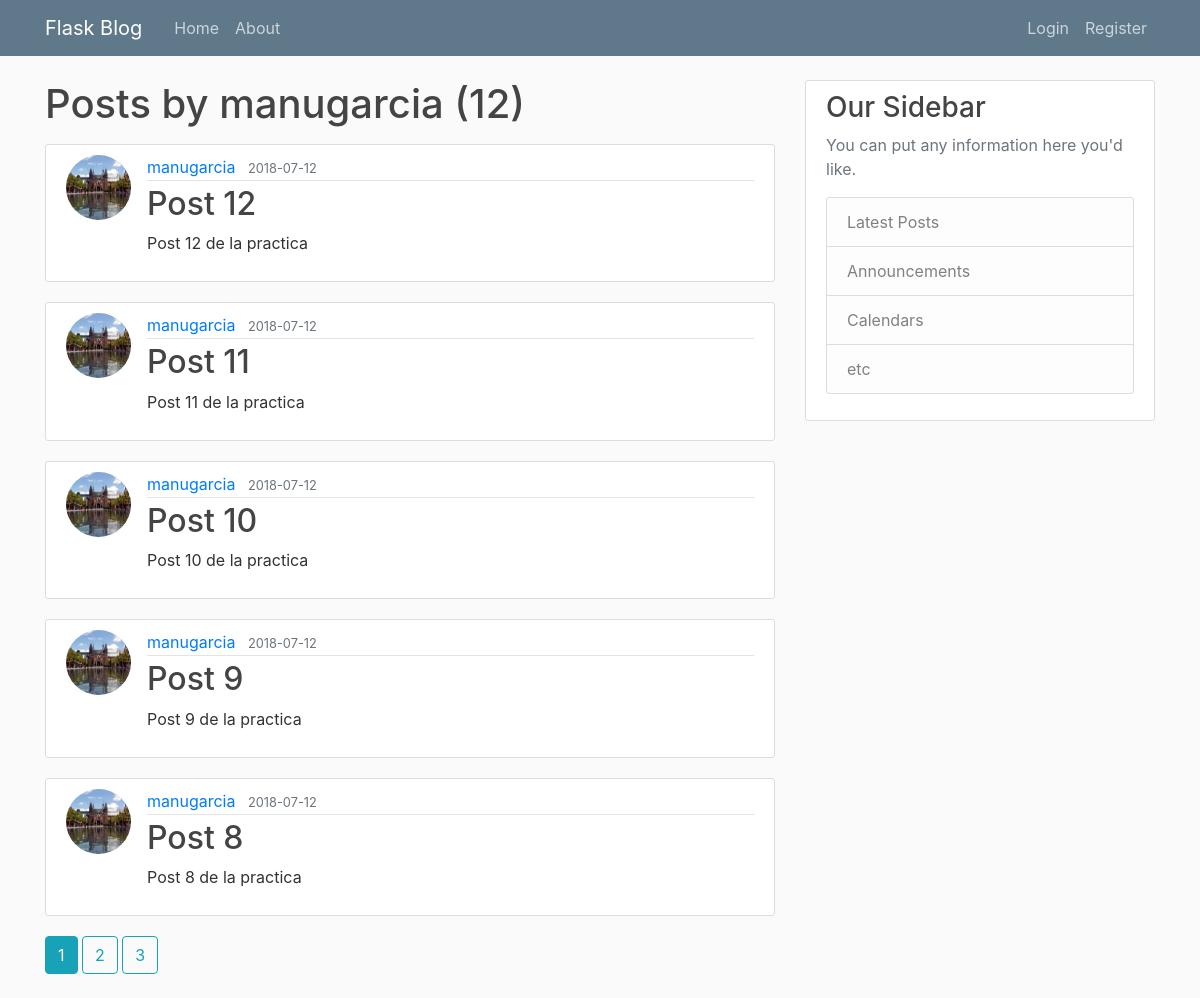
Page /user/manugarcia on the committed database.
### app/models.py (models this page shows, shortened)
class User(db.Model, UserMixin):
    id = db.Column(db.Integer, primary_key=True)
    username = db.Column(db.String(20), unique=True, nullable=False)
    email = db.Column(db.String(120), unique=True, nullable=False)
    image_file = db.Column(db.String(20), nullable=False,
                           default='default.jpg')
    password = db.Column(db.String(60), nullable=False)
    posts = db.relationship('Post', backref='author', lazy=True)

class Post(db.Model):
    id = db.Column(db.Integer, primary_key=True)
    title = db.Column(db.String(100), nullable=False)
    date_posted = db.Column(db.DateTime, nullable=False,
                            default=datetime.utcnow)
    content = db.Column(db.Text, nullable=False)
    user_id = db.Column(db.Integer, db.ForeignKey('user.id'), nullable=False)

### app/routes.py (the view)
@app.route("/user/<string:username>")
def user_posts(username):
    page = request.args.get('page', 1, type=int)
    user = User.query.filter_by(username=username).first_or_404()
    posts = Post.query.filter_by(author=user).order_by(
        Post.date_posted.desc()).paginate(page=page, per_page=5)
    return render_template('user_posts.html', posts=posts, user=user)

### app/templates/user_posts.html (shortened to what this page needs)
{% extends "layout.html" %} {% block content %}
<h1 class="mb-3">Posts by {{ user.username }} ({{ posts.total }})</h1>
{% for post in posts.items %}
<article class="media content-section">
    <img class="rounded-circle article-img" src="{{ url_for('static', filename='images/' + post.author.image_file) }}">
    <div class="media-body">
        <div class="article-metadata">
            <a class="mr-2" href="{{ url_for('user_posts', username = post.author.username) }}">{{ post.author.username }}</a>
            <small class="text-muted">{{ post.date_posted.strftime('%Y-%m-%d') }}</small>
        </div>
        <h2>
            <a class="article-title" href="{{ url_for('post', post_id=post.id) }}">{{ post.title }}</a>
        </h2>
        <p class="article-content">{{ post.content }}</p>
    </div>
</article>
{% endfor %} {% for page_num in posts.iter_pages(left_edge=1, right_edge=1, left_current=1, right_current=2) %} {% if page_num %} {% if posts.page == page_num %}
<a class="btn btn-info mb-4" href="{{ url_for('user_posts', username=user.username, page=page_num )}}">{{ page_num }}</a> {% else %}
<a class="btn btn-outline-info mb-4" href="{{ url_for('user_posts', username=user.username, page=page_num )}}">{{ page_num }}</a> {% endif %} {% endif %} {% endfor %} {% endblock content %}

### app/static/main.css (style rules this page uses)
body { background: #fafafa; color: #333333; margin-top: 5rem; }
h1, h2, h3, h4, h5, h6 { color: #444444; }
.content-section { background: #ffffff; padding: 10px 20px; border: 1px solid #dddddd; border-radius: 3px; margin-bottom: 20px; }
.article-title { color: #444444; }
.article-content { white-space: pre-line; }
.article-img { height: 65px; width: 65px; margin-right: 16px; }
.article-metadata { padding-bottom: 1px; margin-bottom: 4px; border-bottom: 1px solid #e3e3e3 }

### rows in the picture
User: username "manugarcia"
Post: image_file (picture), author.username "manugarcia", date_posted "2018-07-12", title "Post 12", content "Post 12 de la practica"
Post: image_file (picture), author.username "manugarcia", date_posted "2018-07-12", title "Post 11", content "Post 11 de la practica"
Post: image_file (picture), author.username "manugarcia", date_posted "2018-07-12", title "Post 10", content "Post 10 de la practica"
Post: image_file (picture), author.username "manugarcia", date_posted "2018-07-12", title "Post 9", content "Post 9 de la practica"
Post: image_file (picture), author.username "manugarcia", date_posted "2018-07-12", title "Post 8", content "Post 8 de la practica"

### other values in the picture
{{ posts.total }} "12"
{{ page_num }} "1"
{{ page_num }} "2" "3"
